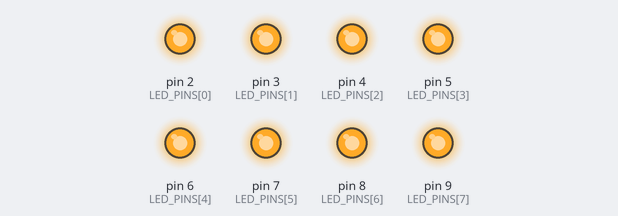
Simulated run of this sketch. Board: Arduino Uno, built with avr-gcc and run on an emulated ATmega328P. On the bench: output pins drawn as LEDs (lit = HIGH).

Above: at 0.4 s.
At 1.3 s:
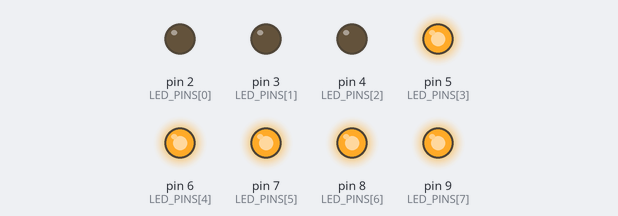
At 1.7 s:
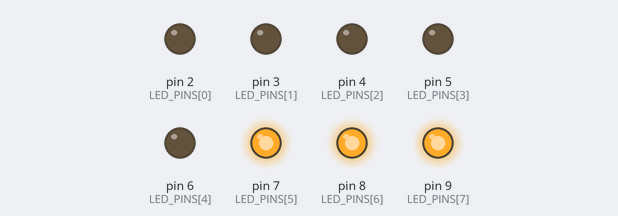
At 2.1 s:
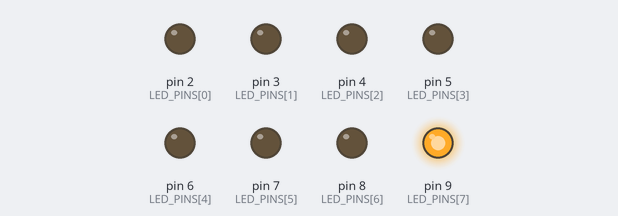
At 3.7 s:
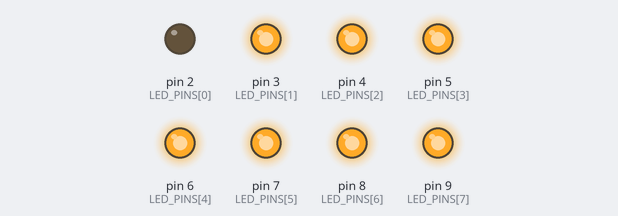
At 5.3 s:
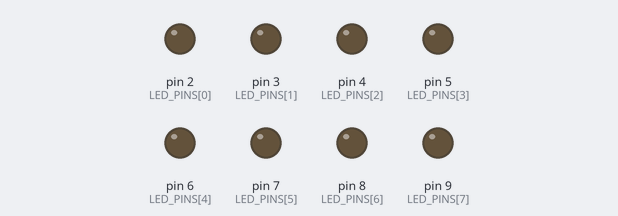
Timing chart, 0 to 6.4 s (numbered marks = the images above):
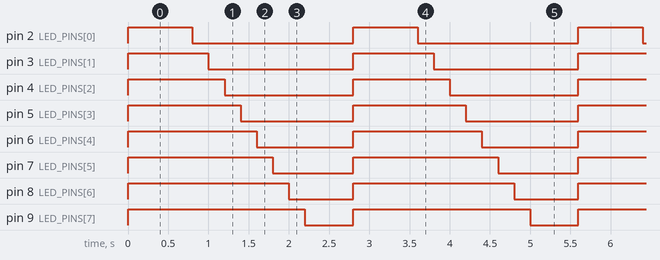

Measured:
- by itself, pin 2 (LED_PINS[0]): alternates HIGH for 0.80 s and LOW for 2.0 s
- by itself, pin 3 (LED_PINS[1]): alternates HIGH for 1.0 s and LOW for 1.8 s
- by itself, pin 4 (LED_PINS[2]): alternates HIGH for 1.2 s and LOW for 1.6 s
- by itself, pin 5 (LED_PINS[3]): alternates HIGH for 1.4 s and LOW for 1.4 s
- by itself, pin 6 (LED_PINS[4]): alternates HIGH for 1.6 s and LOW for 1.2 s
- by itself, pin 7 (LED_PINS[5]): alternates HIGH for 1.8 s and LOW for 1.0 s
- by itself, pin 8 (LED_PINS[6]): alternates HIGH for 2.0 s and LOW for 0.80 s
- by itself, pin 9 (LED_PINS[7]): alternates HIGH for 2.2 s and LOW for 0.60 s

The sketch:

LED_Sequence.ino
```cpp
// Robokidz LED Test (LED1–LED8 on D2–D9)
// Turns all LEDs on, then turns them off one by one, and repeats.

const uint8_t LED_PINS[] = {2, 3, 4, 5, 6, 7, 8, 9};
const uint8_t NUM_LEDS = sizeof(LED_PINS) / sizeof(LED_PINS[0]);

// If your shield's LEDs are inverted, swap these to: ON = LOW; OFF = HIGH;
const uint8_t ON = HIGH;
const uint8_t OFF = LOW;

void setup() {
  for (uint8_t i = 0; i < NUM_LEDS; i++) {
    pinMode(LED_PINS[i], OUTPUT);
    digitalWrite(LED_PINS[i], OFF);
  }
}

void loop() {
  // Turn all LEDs on
  for (uint8_t i = 0; i < NUM_LEDS; i++) {
    digitalWrite(LED_PINS[i], ON);
  }
  delay(800);

  // Turn them off one by one
  for (uint8_t i = 0; i < NUM_LEDS; i++) {
    digitalWrite(LED_PINS[i], OFF);
    delay(200);
  }

  delay(400);
}
```
